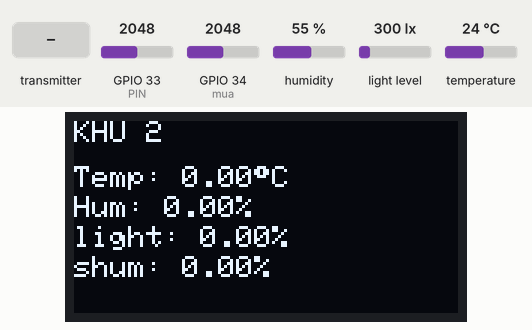
Bench run of a sketch on a simulated ESP32. On the bench: 128×64 one-colour display. The test bench sets the inputs (shaded band); at power-on: GPIO 33 (PIN) = 2048, GPIO 34 (mua) = 2048, humidity 55 %, light level 300 lx, temperature 24 °C. A WiFi scan finds three made-up networks; what the sketch prints to the serial monitor is not drawn.

Above: at 5.2 s.
5.3 s: the transmitter starts sending id = 0
At 9.4 s:
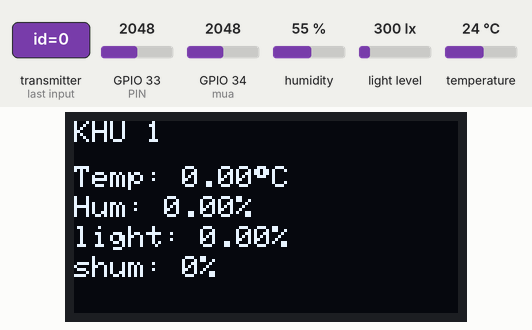
17.6 s: the transmitter starts sending temp = 25
At 24.9 s:
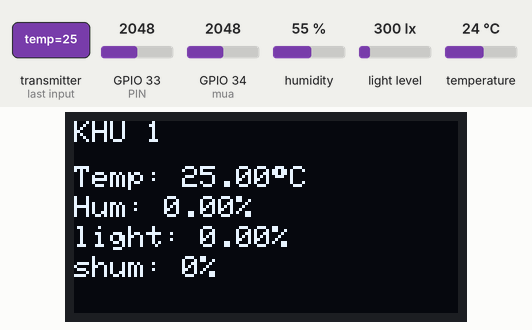
29.8 s: the transmitter starts sending hum = 25
At 32.6 s:
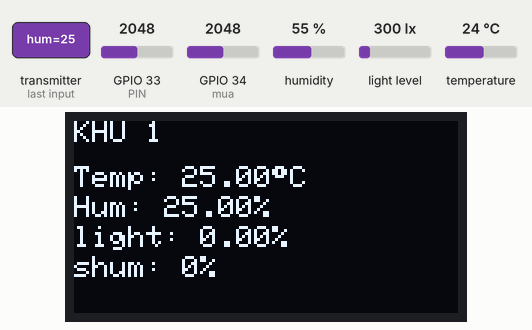
37.8 s: the transmitter starts sending lux = 25
At 41.6 s:
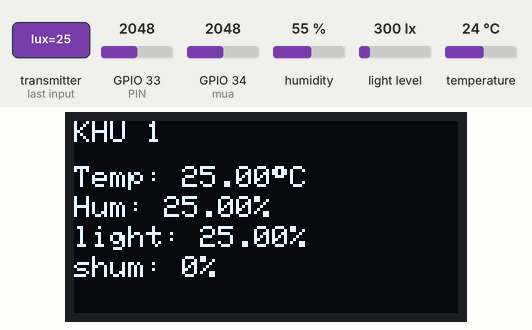
45.9 s: the transmitter starts sending doamdat = 1024
At 49.4 s:
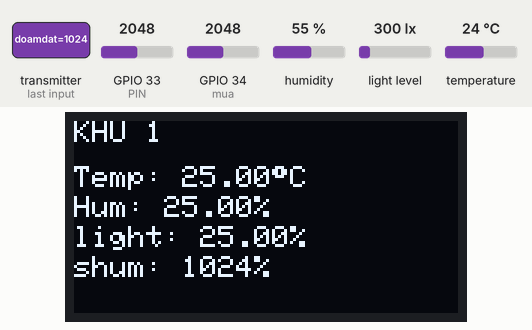
54.0 s: the transmitter starts sending temp = 0
At 57.1 s:
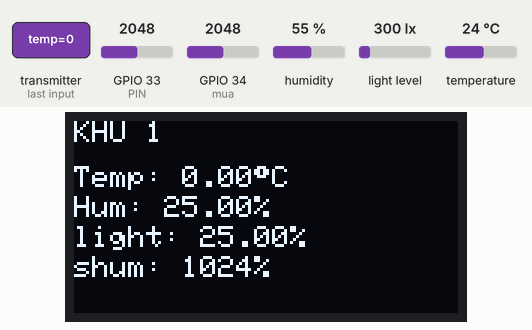
Timing chart, 0 to 58.6 s (numbered marks = the images above; inputs shaded):
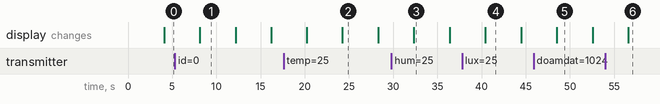

Measured:
- after the input at 5.3 s, the display: changes after 2.8 s (image 1)
- after the input at 17.6 s, the display: first differs from a run without the input after 6.7 s (image 2)
- after the input at 29.8 s, the display: changes after 2.5 s (image 3)
- after the input at 37.8 s, the display: changes after 2.6 s (image 4)
- after the input at 45.9 s, the display: changes after 2.6 s (image 5)
- after the input at 54.0 s, the display: changes after 2.6 s (image 6)
- what the display in image 1 shows lasts 4.1 s, from 8.1 s to 12.2 s

The sketch:

code_Khu_1.ino
```cpp
#include <esp_now.h>
#include <WiFi.h>
#include <DHT.h>
#include <BH1750.h>
#include <Adafruit_GFX.h>
#include <Adafruit_SSD1306.h>
#include <Wire.h>
#include <esp_wifi.h>
#include <Adafruit_Sensor.h>
#include <Arduino_JSON.h>

BH1750 lightMeter;
#define PIN 33
#define mua 34
#define DHTPIN 2
#define DHTTYPE    DHT11     // DHT 11
DHT dht(DHTPIN, DHTTYPE);

#define BOARD_ID 1

uint8_t broadcastAddress[] = {0x0C, 0xB8, 0x15, 0xF5, 0x1D, 0x58};


#define SCREEN_WIDTH 128  // OLED display width, in pixels
#define SCREEN_HEIGHT 64  // OLED display height, in pixels

// Declaration for an SSD1306 display connected to I2C (SDA, SCL pins)
Adafruit_SSD1306 display(SCREEN_WIDTH, SCREEN_HEIGHT, &Wire, -1);

typedef struct struct_message {
  int id;
  float temp;
  float hum;
  float lux;
  int rain;
  int doamdat;
  float pH;
  int readingId;
} struct_message;

struct_message myData;
struct_message board1;
struct_message board2;
struct_message board3;
struct_message boardsStruct[3] = {board1, board2, board3};
JSONVar board;

// Insert your SSID
constexpr char WIFI_SSID[] = "REBOOT";

int32_t getWiFiChannel(const char *ssid) {
  if (int32_t n = WiFi.scanNetworks()) {
      for (uint8_t i=0; i<n; i++) {
          if (!strcmp(ssid, WiFi.SSID(i).c_str())) {
              return WiFi.channel(i);
          }
      }
  }
  return 0;
}

// Create peer interface
esp_now_peer_info_t peerInfo;

float readBH1750LightLevel() {
  float lux = map(lightMeter.readLightLevel(),0,32767,0,100);
  Serial.print("Light: ");
  Serial.print(lux);
  Serial.println(" %");
}
float readDHTTemperature() {
  float t = dht.readTemperature();
  Serial.print("Temperature: ");
  Serial.print( t);
  Serial.println(" ºC");

}

float readDHTHumidity() {
  float h = dht.readHumidity();
  Serial.print("Humidity: ");
  Serial.print( h);
  Serial.println(" %");
}

// callback when data is sent
void OnDataSent(const uint8_t *mac_addr, esp_now_send_status_t status) {
  char macStr[18];
  Serial.print("Packet to: ");
  // Copies the sender mac address to a string
  snprintf(macStr, sizeof(macStr), "%02x:%02x:%02x:%02x:%02x:%02x",
           mac_addr[0], mac_addr[1], mac_addr[2], mac_addr[3], mac_addr[4], mac_addr[5]);
  Serial.print(macStr);
  Serial.print(" send status:\t");
  Serial.println(status == ESP_NOW_SEND_SUCCESS ? "Delivery Success" : "Delivery Fail");
}

void OnDataRecv(const uint8_t * mac_addr, const uint8_t *incomingData, int len) {
  char macStr[18];
  Serial.print("Packet received from: ");
  snprintf(macStr, sizeof(macStr), "%02x:%02x:%02x:%02x:%02x:%02x",
           mac_addr[0], mac_addr[1], mac_addr[2], mac_addr[3], mac_addr[4], mac_addr[5]);
  Serial.println(macStr);
  memcpy(&myData, incomingData, sizeof(myData));
  Serial.printf("Board ID %u: %u bytes\n", myData.id, len);
  boardsStruct[myData.id - 1].temp = myData.temp;
  boardsStruct[myData.id - 1].hum = myData.hum;
  boardsStruct[myData.id - 1].lux = myData.lux;
  boardsStruct[myData.id - 1].doamdat = myData.doamdat;
  boardsStruct[myData.id - 1].pH = myData.pH;
  board["readingId"] = String(myData.readingId);
  String jsonString = JSON.stringify(board);
}

void setup() {
// Init Serial Monitor
  Serial.begin(115200);
  Wire.begin();
  dht.begin();
  lightMeter.begin();
  pinMode (PIN, INPUT);
  pinMode (mua, INPUT);

    // Init OLED display
  if(!display.begin(SSD1306_SWITCHCAPVCC, 0x3C)) {
    Serial.println(F("SSD1306 allocation failed"));
    for(;;);
  }

  // Set device as a Wi-Fi Station
  WiFi.mode(WIFI_STA);

 int32_t channel = getWiFiChannel(WIFI_SSID);

  WiFi.printDiag(Serial); // Uncomment to verify channel number before
  esp_wifi_set_promiscuous(true);
  esp_wifi_set_channel(channel, WIFI_SECOND_CHAN_NONE);
  esp_wifi_set_promiscuous(false);
  WiFi.printDiag(Serial); // Uncomment to verify channel change after

  if (esp_now_init() != ESP_OK) {
    Serial.println("Error initializing ESP-NOW");
    return;
  }

  esp_now_register_send_cb(OnDataSent);

    // Register peer
// esp_now_peer_info_t peerInfo;
  peerInfo.channel = 0;
  peerInfo.encrypt = false;

  memcpy(peerInfo.peer_addr, broadcastAddress, 6);
  if (esp_now_add_peer(&peerInfo) != ESP_OK){
    Serial.println("Failed to add peer");
    return;
  }

  // Once ESPNow is successfully Init, we will register for recv CB to
  // get recv packer info
  esp_now_register_recv_cb(OnDataRecv);

delay(2000);
}


void loop() {

    int doam = analogRead(PIN);
    int doam_dat = 100 - map(doam,0,4095,100,0);
    int docmua = analogRead(mua);
    int rain = map(docmua,0,4095,0,100);

  myData.id = BOARD_ID;
  myData.temp = readDHTTemperature();
  myData.hum = readDHTHumidity();
  myData.rain = rain;
  myData.lux = readBH1750LightLevel();
  myData.doamdat = doam_dat;

  Serial.print("doamdat: ");
  Serial.print( doam_dat);
  Serial.println(" %");
  Serial.print("Rain: ");
  Serial.print( rain);
  Serial.println(" %");

  // Send message via ESP-NOW

  esp_err_t result = esp_now_send(0, (uint8_t *) &myData, sizeof(myData));

  if (result == ESP_OK) {
    Serial.println("Sent with success");
  }
  else {
    Serial.println("Error sending the data");
  }

  float temperature2 = boardsStruct[1].temp;
  float humidity2 = boardsStruct[1].hum;
  float light2 = boardsStruct[1].lux;
  float doamdat2 = boardsStruct[1].doamdat;
  float pH = boardsStruct[1].pH;

  display.clearDisplay();
  display.setTextSize(1);
  display.setTextColor(WHITE);
  display.setCursor(0, 0);
  display.println("KHU 2");
  display.setCursor(0, 15);
  display.print("Temp: ");
  display.print(temperature2);
  display.cp437(true);
  display.write(248);
  display.print("C");
  display.setCursor(0, 25);
  display.print("Hum: ");
  display.print(humidity2);
  display.print("%");
  display.setCursor(0, 35);
  display.print("light: ");
  display.print(light2);
  display.print("%");
  display.setCursor(0,45);
  display.print("shum: ");
  display.print(doamdat2);
  display.print("%");
  display.display();
  display.clearDisplay();
  delay(4000);

  display.clearDisplay();
  display.setTextSize(1);
  display.setTextColor(WHITE);
  display.setCursor(0, 0);
  display.println("KHU 1");
  display.setCursor(0, 15);
  display.print("Temp: ");
  display.print( myData.temp);
  display.cp437(true);
  display.write(248);
  display.print("C");
  display.setCursor(0, 25);
  display.print("Hum: ");
  display.print(myData.hum);
  display.print("%");
  display.setCursor(0, 35);
  display.print("light: ");
  display.print(myData.lux);
  display.print("%");
  display.setCursor(0,45);
  display.print("shum: ");
  display.print(myData.doamdat);
  display.print("%");
  display.display();
  display.clearDisplay();
  delay(4000);

}
```
